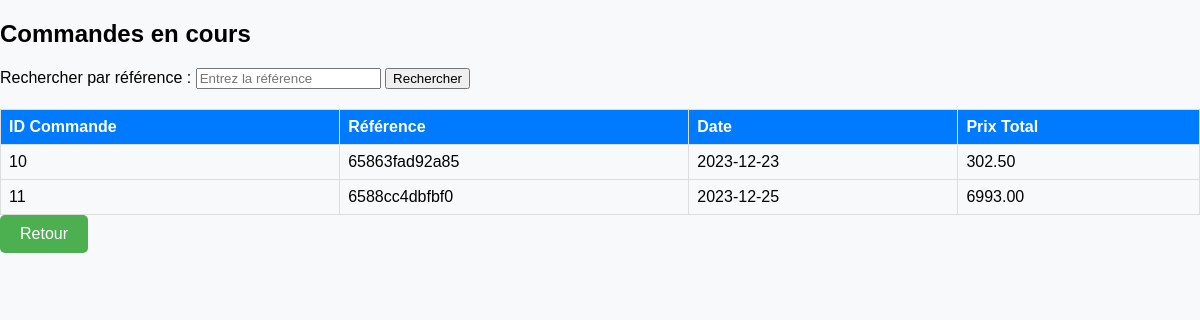
Page /Liste_command_admin.php (signed in) on the committed database.
### tables this page shows
CREATE TABLE IF NOT EXISTS `user_order` (
  `id` bigint NOT NULL AUTO_INCREMENT,
  `ref` varchar(20) NOT NULL,
  `date` date NOT NULL,
  `total` decimal(10,2) NOT NULL,
  `user_id` bigint NOT NULL,
  PRIMARY KEY (`id`),
  KEY `user_id` (`user_id`)
);

### Liste_command_admin.php (the view, shortened to what this page needs)
<?php
include('config.php');
function getOrders($conn, $search = null) {
    $query = "SELECT id, ref, date, total FROM user_order";
    $stmt = mysqli_prepare($conn, $query);
    mysqli_stmt_execute($stmt);
    $result = mysqli_stmt_get_result($stmt);
    $orders = mysqli_fetch_all($result, MYSQLI_ASSOC);
    return $orders;
}
$searchTerm = isset($_GET['search']) ? $_GET['search'] : null;
$orders = getOrders($conn, $searchTerm);
?>
<!DOCTYPE html>
<html>
<head>
</head>
<body>
    <h2>Commandes en cours</h2>
    <form method="GET" class="search-form">
        <label for="search">Rechercher par référence :</label>
        <input type="text" name="search" id="search" placeholder="Entrez la référence">
        <button type="submit">Rechercher</button>
    </form>
    <table>
        <thead>
            <tr>
                <th>ID Commande</th>
                <th>Référence</th>
                <th>Date</th>
                <th>Prix Total</th>
            </tr>
        </thead>
        <tbody>
            <?php foreach ($orders as $order): ?>
                <tr>
                    <td><?= $order['id'] ?></td>
                    <td><?= $order['ref'] ?></td>
                    <td><?= $order['date'] ?></td>
                    <td><?= $order['total'] ?></td>
                </tr>
            <?php endforeach; ?>
        </tbody>
    </table>
    <a href="Accueil_admin.php" class="back-button">Retour</a>
</body>
</html>

### Liste_command_admin.php (style rules this page uses)
body { font-family: 'Arial', sans-serif; background-color: #f8f9fa; margin: 0; padding: 0; }
table { width: 100%; border-collapse: collapse; margin-top: 20px; }
th, td { border: 1px solid #ddd; padding: 8px; text-align: left; }
th { background-color: #007bff; color: #fff; }
.search-form { margin-top: 20px; margin-bottom: 20px; }
.back-button { display: inline-block; padding: 10px 20px; font-size: 16px; text-decoration: none; background-color: #4CAF50; color: white; border: none; border-radius: 5px; }

### rows in the picture
user_order: id "10", ref "65863fad92a85", date "2023-12-23", total "302.50"
user_order: id "11", ref "6588cc4dbfbf0", date "2023-12-25", total "6993.00"
